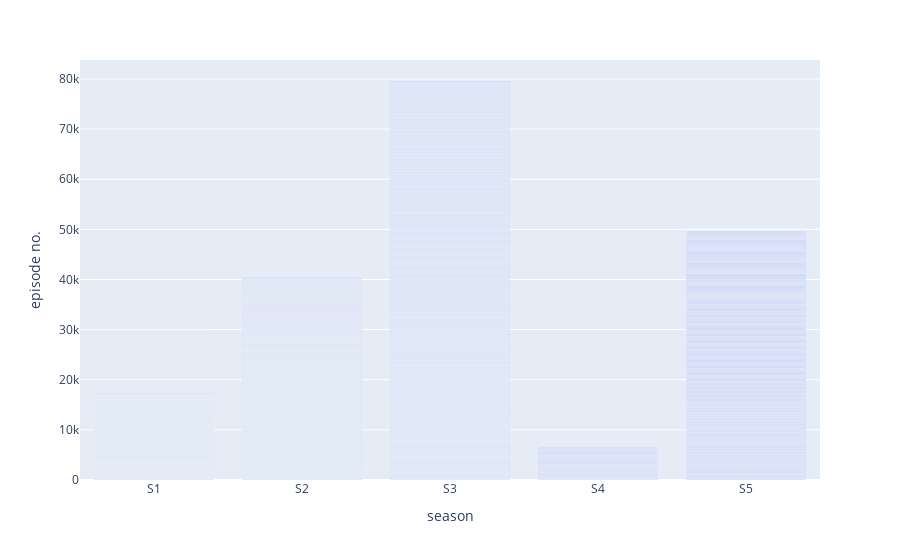

Source (notebook cell):
### Markdown cell above
# Data Visualization

### Code cell
fig = px.bar(df, x="season", y="episode no.")
fig.show()

### Figure 1 — Plotly figure (JSON) as saved in the notebook; plotly's stock layout.template omitted (floating-point values rounded to 4 significant figures; data arrays with more than 128 entries replaced by an {"elided": "..."} marker saying what was removed)
{"data": [{"alignmentgroup": "True", "hovertemplate": "season=%{x}<br>episode no.=%{y}<extra></extra>", "legendgroup": "", "marker": {"color": "#636efa", "pattern": {"shape": ""}}, "name": "", "offsetgroup": "", "orientation": "v", "showlegend": false, "textposition": "auto", "type": "bar", "x": {"elided": "9618 str values"}, "xaxis": "x", "y": {"elided": "9618 int values"}, "yaxis": "y"}], "layout": {"barmode": "relative", "legend": {"tracegroupgap": 0}, "margin": {"t": 60}, "xaxis": {"anchor": "y", "domain": [0, 1], "title": {"text": "season"}}, "yaxis": {"anchor": "x", "domain": [0, 1], "title": {"text": "episode no."}}}}
